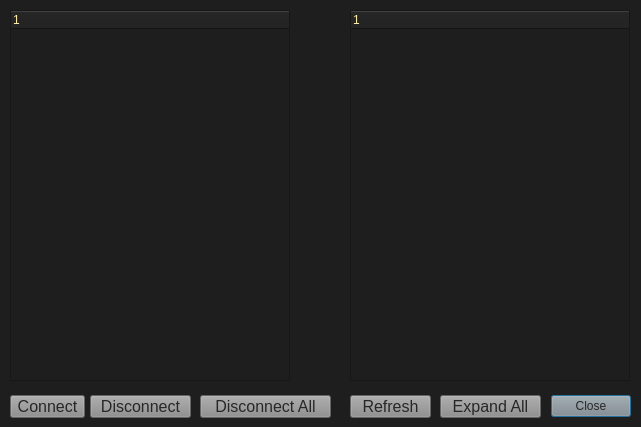
<?xml version="1.0" encoding="UTF-8"?>
<ui version="4.0">
 <class>Dialog_MidiClients</class>
 <widget class="QDialog" name="Dialog_MidiClients">
  <property name="geometry">
   <rect>
    <x>0</x>
    <y>0</y>
    <width>641</width>
    <height>427</height>
   </rect>
  </property>
  <property name="font">
   <font>
    <pointsize>12</pointsize>
   </font>
  </property>
  <property name="windowTitle">
   <string>Midi Clients</string>
  </property>
  <property name="styleSheet">
   <string notr="true">background-color: rgb(30,30,30);
border-color: rgb(255, 236, 23);
color: rgb(255, 236, 170);</string>
  </property>
  <widget class="QDialogButtonBox" name="buttonBox">
   <property name="geometry">
    <rect>
     <x>550</x>
     <y>390</y>
     <width>81</width>
     <height>32</height>
    </rect>
   </property>
   <property name="styleSheet">
    <string notr="true">background-color: rgb(140, 140, 140);
color: rgb(39, 39, 39);
disabled-background-color: rgb(40,40,40);</string>
   </property>
   <property name="orientation">
    <enum>Qt::Horizontal</enum>
   </property>
   <property name="standardButtons">
    <set>QDialogButtonBox::Close</set>
   </property>
  </widget>
  <widget class="QTreeWidget" name="treeWidget_inputClients">
   <property name="geometry">
    <rect>
     <x>10</x>
     <y>10</y>
     <width>280</width>
     <height>371</height>
    </rect>
   </property>
   <property name="font">
    <font>
     <pointsize>11</pointsize>
    </font>
   </property>
   <column>
    <property name="text">
     <string notr="true">1</string>
    </property>
   </column>
  </widget>
  <widget class="QTreeWidget" name="treeWidget_outputClients">
   <property name="geometry">
    <rect>
     <x>350</x>
     <y>10</y>
     <width>280</width>
     <height>371</height>
    </rect>
   </property>
   <property name="font">
    <font>
     <pointsize>11</pointsize>
    </font>
   </property>
   <column>
    <property name="text">
     <string notr="true">1</string>
    </property>
   </column>
  </widget>
  <widget class="QCustomPlot" name="widget_midi_connection_lines" native="true">
   <property name="geometry">
    <rect>
     <x>270</x>
     <y>10</y>
     <width>95</width>
     <height>370</height>
    </rect>
   </property>
   <property name="styleSheet">
    <string notr="true">background-color: rgb(30,30,30);
border-color: rgb(255, 236, 23);
color: rgb(255, 236, 170);</string>
   </property>
  </widget>
  <widget class="QPushButton" name="pushButton_midiConnectionsConnect">
   <property name="geometry">
    <rect>
     <x>10</x>
     <y>395</y>
     <width>75</width>
     <height>23</height>
    </rect>
   </property>
   <property name="styleSheet">
    <string notr="true">background-color: rgb(140, 140, 140);
color: rgb(39, 39, 39);
disabled-background-color: rgb(40,40,40);</string>
   </property>
   <property name="text">
    <string>Connect</string>
   </property>
  </widget>
  <widget class="QPushButton" name="pushButton_midiConnectionsDisconnect">
   <property name="geometry">
    <rect>
     <x>90</x>
     <y>395</y>
     <width>101</width>
     <height>23</height>
    </rect>
   </property>
   <property name="styleSheet">
    <string notr="true">background-color: rgb(140, 140, 140);
color: rgb(39, 39, 39);
disabled-background-color: rgb(40,40,40);</string>
   </property>
   <property name="text">
    <string>Disconnect</string>
   </property>
  </widget>
  <widget class="QPushButton" name="pushButton_midiConnectionsDisconnectAll">
   <property name="geometry">
    <rect>
     <x>200</x>
     <y>395</y>
     <width>131</width>
     <height>23</height>
    </rect>
   </property>
   <property name="styleSheet">
    <string notr="true">background-color: rgb(140, 140, 140);
color: rgb(39, 39, 39);
disabled-background-color: rgb(40,40,40);</string>
   </property>
   <property name="text">
    <string>Disconnect All</string>
   </property>
  </widget>
  <widget class="QPushButton" name="pushButton_midiConnectionsRefresh">
   <property name="geometry">
    <rect>
     <x>350</x>
     <y>395</y>
     <width>81</width>
     <height>23</height>
    </rect>
   </property>
   <property name="styleSheet">
    <string notr="true">background-color: rgb(140, 140, 140);
color: rgb(39, 39, 39);
disabled-background-color: rgb(40,40,40);</string>
   </property>
   <property name="text">
    <string>Refresh</string>
   </property>
  </widget>
  <widget class="QPushButton" name="pushButton_midiConnectionsExpandAll">
   <property name="geometry">
    <rect>
     <x>440</x>
     <y>395</y>
     <width>101</width>
     <height>23</height>
    </rect>
   </property>
   <property name="styleSheet">
    <string notr="true">background-color: rgb(140, 140, 140);
color: rgb(39, 39, 39);
disabled-background-color: rgb(40,40,40);</string>
   </property>
   <property name="text">
    <string>Expand All</string>
   </property>
  </widget>
  <zorder>widget_midi_connection_lines</zorder>
  <zorder>buttonBox</zorder>
  <zorder>treeWidget_inputClients</zorder>
  <zorder>treeWidget_outputClients</zorder>
  <zorder>pushButton_midiConnectionsConnect</zorder>
  <zorder>pushButton_midiConnectionsDisconnect</zorder>
  <zorder>pushButton_midiConnectionsDisconnectAll</zorder>
  <zorder>pushButton_midiConnectionsRefresh</zorder>
  <zorder>pushButton_midiConnectionsExpandAll</zorder>
 </widget>
 <customwidgets>
  <customwidget>
   <class>QCustomPlot</class>
   <extends>QWidget</extends>
   <header location="global">qcustomplot.h</header>
   <container>1</container>
  </customwidget>
 </customwidgets>
 <resources/>
 <connections>
  <connection>
   <sender>buttonBox</sender>
   <signal>accepted()</signal>
   <receiver>Dialog_MidiClients</receiver>
   <slot>accept()</slot>
   <hints>
    <hint type="sourcelabel">
     <x>248</x>
     <y>254</y>
    </hint>
    <hint type="destinationlabel">
     <x>157</x>
     <y>274</y>
    </hint>
   </hints>
  </connection>
  <connection>
   <sender>buttonBox</sender>
   <signal>rejected()</signal>
   <receiver>Dialog_MidiClients</receiver>
   <slot>reject()</slot>
   <hints>
    <hint type="sourcelabel">
     <x>316</x>
     <y>260</y>
    </hint>
    <hint type="destinationlabel">
     <x>286</x>
     <y>274</y>
    </hint>
   </hints>
  </connection>
 </connections>
</ui>
